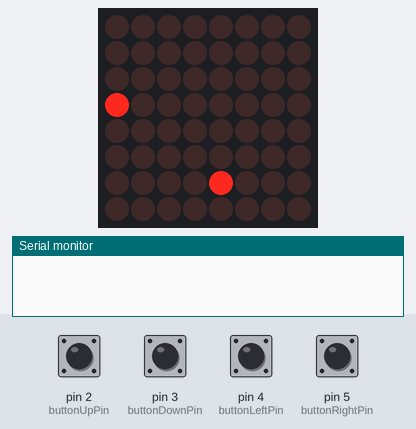
This sketch was run on a simulated Arduino Uno, built with avr-gcc and run on an emulated ATmega328P. Parts: 8×8 LED matrix, the last lines printed to the serial monitor. The test bench sets the inputs (shaded band); at power-on: pin 2 (buttonUpPin), pin 3 (buttonDownPin), pin 4 (buttonLeftPin), pin 5 (buttonRightPin) LOW. Random numbers use the default seed unless the sketch sets one.

Above: at 1.31 s.
2.3 s: pin 2 (buttonUpPin) pulled HIGH for 0.15 s
At 2.44 s:
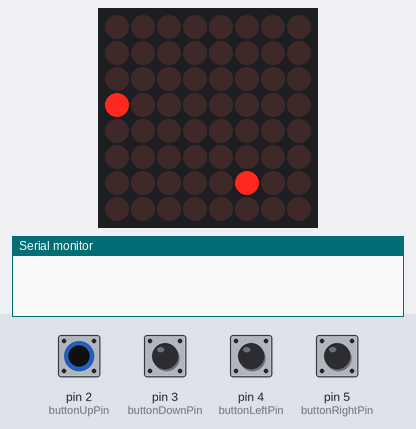
3.0 s: pin 4 (buttonLeftPin) pulled HIGH for 0.15 s
At 3.06 s:
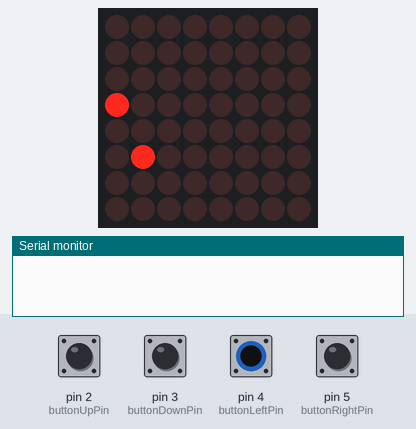
3.7 s: pin 3 (buttonDownPin) pulled HIGH for 0.15 s
At 3.81 s:
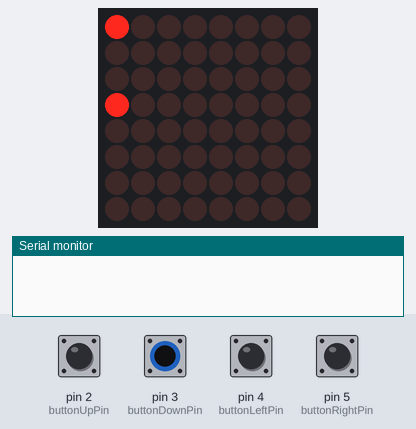
4.4 s: pin 5 (buttonRightPin) pulled HIGH for 0.15 s
At 4.56 s:
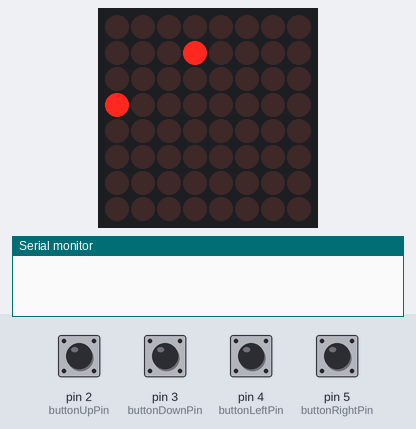
5.1 s: pin 2 (buttonUpPin) pulled HIGH for 1 s
At 5.19 s:
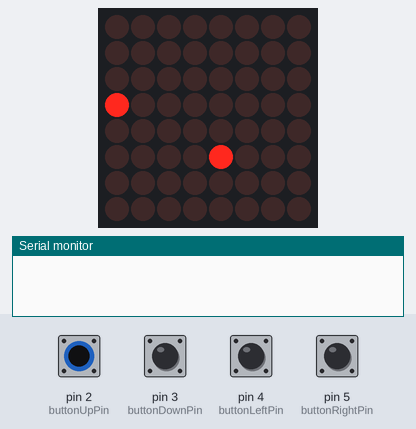
6.7 s: pin 4 (buttonLeftPin) pulled HIGH for 1 s
At 6.94 s:
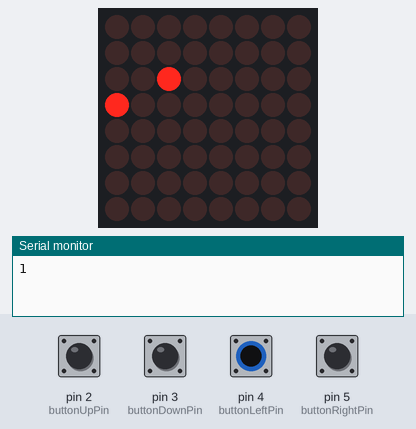
Timing chart, 0 to 9.3 s (numbered marks = the images above; inputs shaded):
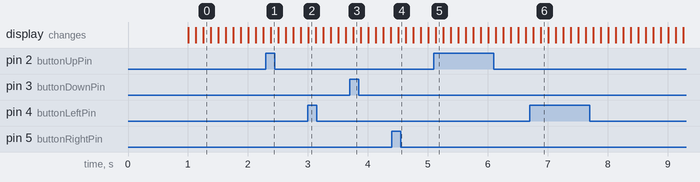

The sketch:

monkey.ino
```cpp
#include <MaxMatrix.h>

#define DIR_NONE   0
#define DIR_UP     1
#define DIR_DOWN   2
#define DIR_LEFT   3
#define DIR_RIGHT  4

int DIN = 7;   // DIN pin of MAX7219 module
int CLK = 6;   // CLK pin of MAX7219 module
int CS = 8;    // CS pin of MAX7219 module
int maxInUse = 1;

unsigned long gameStartMillis;
unsigned long gameSpeedMillis;
unsigned long playTimeStartMillis;
unsigned long playTimeMillis;

int dotPosX = 4;
int dotPosY = 4;
int move_direction = random(1,5); // start game running in random direction

int collectiblePosX = 0;
int collectiblePosY = 0;
int score = 0;
int playTimer = 30; // single game 30 seconds

const int buttonUpPin = 2;
const int buttonDownPin = 3;
const int buttonLeftPin = 4;
const int buttonRightPin = 5;
const int gameSpeed = 125;
bool displayEndMessageOnce = false;

int buttonUpState = 0;
int buttonDownState = 0;
int buttonLeftState = 0;
int buttonRightState = 0;

MaxMatrix m(DIN, CS, CLK, maxInUse);

void make_move(){
  m.setDot(dotPosX,dotPosY,false);
  if (move_direction == DIR_UP){
    dotPosX++;
    if (dotPosX > 7){
      dotPosX = 0;
    }
  }
  else if (move_direction == DIR_DOWN){
    dotPosX--;
    if (dotPosX < 0){
      dotPosX = 7;
    }
  }
  else if (move_direction == DIR_LEFT){
    dotPosY--;
    if (dotPosY < 0){
      dotPosY = 7;
    }
  }
  else if (move_direction == DIR_RIGHT){
    dotPosY++;
    if (dotPosY > 7){
      dotPosY = 0;
    }
  }
  m.setDot(dotPosX,dotPosY,true);
}

void new_collectible(){
  collectiblePosX = random(0,8);
  collectiblePosY = random(0,8);
  m.setDot(collectiblePosX,collectiblePosY,true);
}

void check_collectible(){
  if (dotPosX == collectiblePosX && dotPosY == collectiblePosY){
    score++;
    Serial.println(score);
    new_collectible();
  }

}

void setup() {
  randomSeed(analogRead(5));
  Serial.begin(9600);
  pinMode(buttonUpPin, INPUT);
  pinMode(buttonDownPin, INPUT);
  pinMode(buttonLeftPin, INPUT);
  pinMode(buttonRightPin, INPUT);
  m.init(); // MAX7219 initialization
  m.setIntensity(8); // initial led matrix intensity, 0-15
  delay(1000);
  m.clear();
  new_collectible();
  m.setDot(dotPosX,dotPosY,true);
  gameStartMillis = millis();
}

void loop() {
  gameSpeedMillis = millis();
  playTimeMillis = gameSpeedMillis;
  buttonUpState = digitalRead(buttonUpPin);
  buttonDownState = digitalRead(buttonDownPin);
  buttonLeftState = digitalRead(buttonLeftPin);
  buttonRightState = digitalRead(buttonRightPin);

  if (buttonUpState == HIGH){
    move_direction = DIR_UP;
  }
  else if (buttonDownState == HIGH){
    move_direction = DIR_DOWN;
  }
  else if (buttonLeftState == HIGH){
    move_direction = DIR_LEFT;
  }
  else if (buttonRightState == HIGH){
    move_direction = DIR_RIGHT;
  }

  if (gameSpeedMillis - gameStartMillis >= gameSpeed && move_direction != DIR_NONE){
    make_move();
    check_collectible();
    gameStartMillis = gameSpeedMillis;
  }
  if (playTimeMillis - playTimeStartMillis >= 1000){
    playTimer--;
    playTimeStartMillis = playTimeMillis;
  }
  if (playTimer < 0 && displayEndMessageOnce == false){
    m.clear();
    move_direction = DIR_NONE;
    Serial.println("THE END !");
    Serial.print("YOUR SCORE IS: ");
    Serial.println(score);
    Serial.println("Press RESET to play again.");
    displayEndMessageOnce = true;
    delay(5000);
  }
}
```
